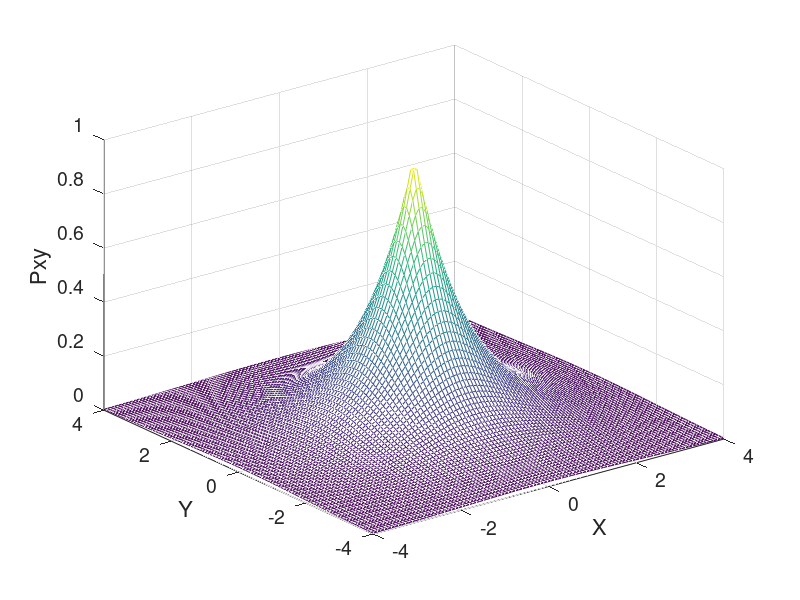
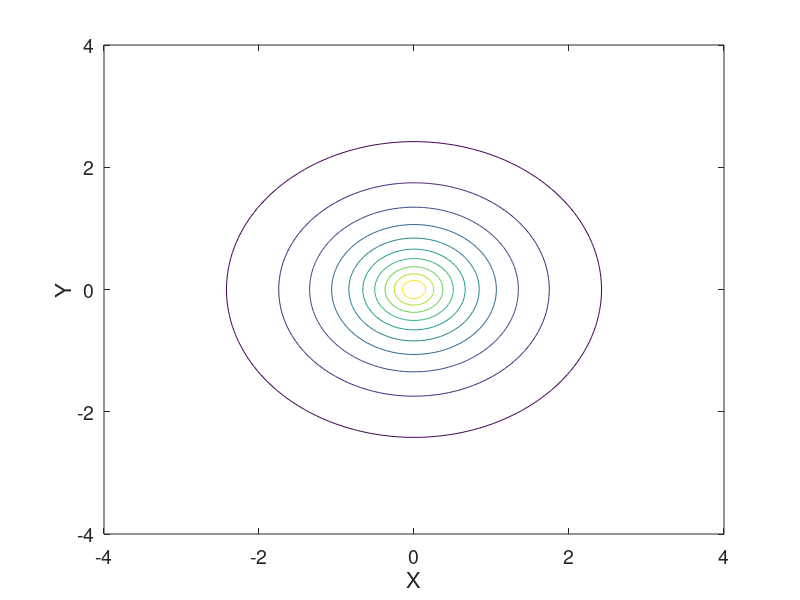
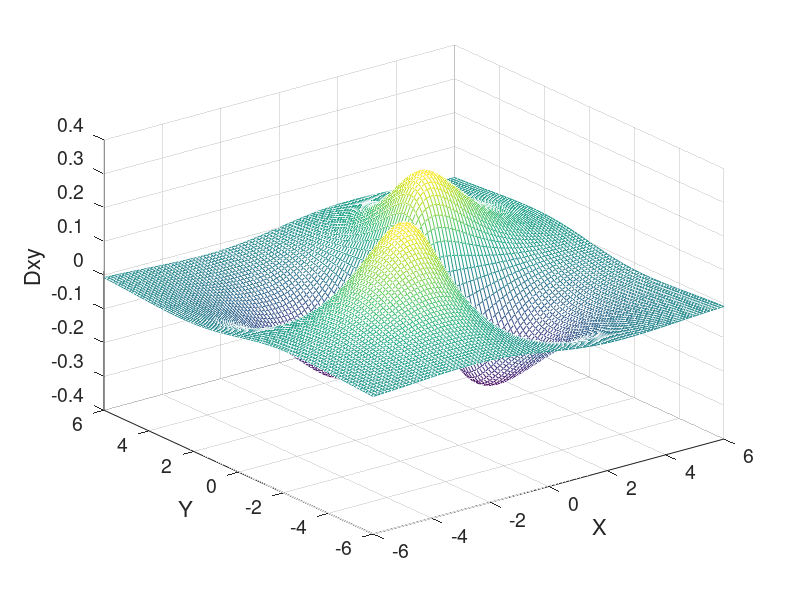
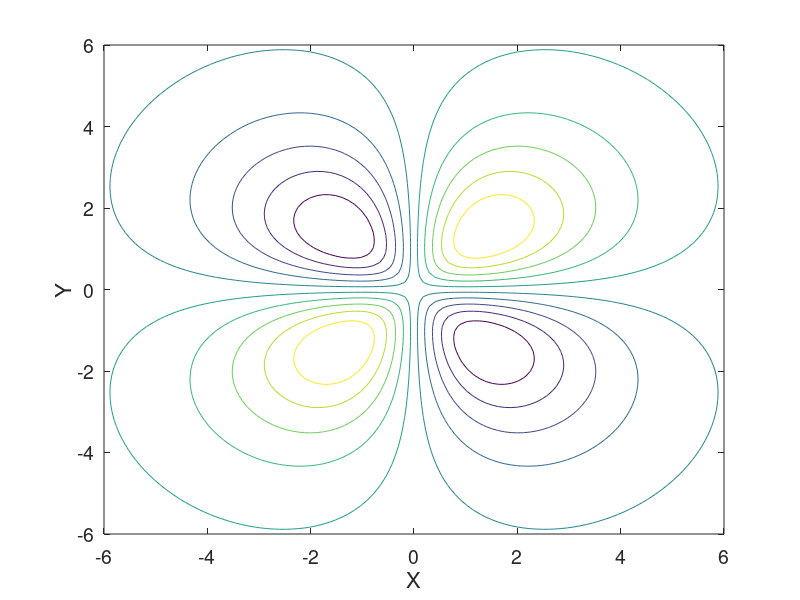

Write MATLAB code to recreate these figures, in order.
%Complete Matlab code produced with aim of producing figures perscribed for
%Assessment 3, Part 2

%Simon Thomas, Peterhouse, sdat2, 16th January 2016

%This section involves essentially plotting various representations of the
%Pxy and Dxy orbitals

%First section: plots mesh plot of values of Pxy orbital in xy plane
clear;
t = linspace(-4,4,100);
[x, y] = meshgrid(t,t); %meshgrid(t1,t2) for different x and y
z = 0;
p = exp(-sqrt(x.*x+y.*y+z.*z)); %orbital values generated
mesh(x,y,p)
hold on
set(gca,'fontsize',14);
xlabel('X','FontSize',16);
ylabel('Y','FontSize',16);
zlabel('Pxy','FontSize',16);
print -dpng -r300 '1.png'%produces figure of given spec
hold off

%Second section: plots contour plot of values of Pxy orbital in xy plane
figure; 
contour(x,y,p)
hold on
set(gca,'fontsize',14);
xlabel('X','FontSize',16);
ylabel('Y','FontSize',16);
zlabel('Pxy','FontSize',16);
print -dpng -r300 '3.png'
hold off
figure;

%Third section: plots mesh plot of values of Dxy orbital in xy plane
clear;
t = linspace(-6,6,100);
[x, y] = meshgrid(t,t); %meshgrid(t1,t2) for different x and y
z = 0;
d = x.*y.*exp(-sqrt(x.*x+y.*y+z.*z));
mesh(x,y,d)
hold on
set(gca,'fontsize',14);
xlabel('X','FontSize',16);
xlim([-6 6]) %Matlab tried to plot it from 10,-10; intervention was taken
ylabel('Y','FontSize',16);
ylim([-6 6]) 
zlabel('Dxy','FontSize',16);
hold off
print -dpng -r300 '2.png'
figure;

%Fourth section: plots contour plot of values of Dxy orbital in xy plane
contour(x,y,d)
hold on
set(gca,'fontsize',14);
xlabel('X','FontSize',16);
ylabel('Y','FontSize',16);
zlabel('Dxy','FontSize',16);
print -dpng -r300 '4.png'
hold off
figure;

%Fifth section: plots line graph of values of Dxy orbital along the line
%x=y, i.e the diaganol
clear;
x=[-6:0.01:6]; %creates a linear space big enough
y=[-6:0.01:6]; %note x=y
z=0;
d = x.*y.*exp(-sqrt(x.*x+y.*y+z.*z));
r =sqrt(2)*x; %line x=y at 45 degrees to x and y axis
plot(r,d);
hold on
set(gca,'fontsize',14);
xlabel('Distance from nucleus, r','FontSize',16);
xlim([sqrt(2)*(-6) sqrt(2)*(6)]) %note: automatic adjustments failed
ylabel('Dxy','FontSize',16);
print -dpng -r300 '5.png'
hold off
figure;

%Sixth section: plots line graph of the differential of the Dxy orbital
%along the line y=x when z=0;
differential= diff(d)/0.01; %creates differential given previous matrix
x=[-6:0.01:5.99]; % ensures that the vectors equal size for plotting
r =sqrt(2)*x; %again the x=y line is at pi/4 rad
plot(r,differential);
hold on
set(gca,'fontsize',14);
xlabel('Distance from nucleus, r','FontSize',16);
xlim([sqrt(2)*(-6) sqrt(2)*(6)]);
ylabel('d(Dxy)/dr','FontSize',16);
print -dpng -r300 '6.png';
hold off
